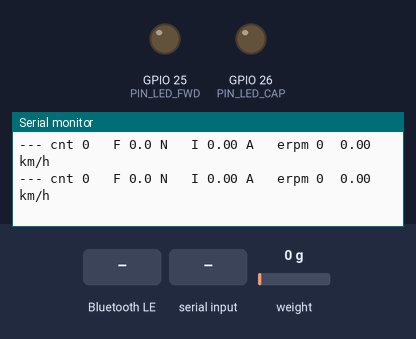
A sketch run on a simulated ESP32. Parts: output pins drawn as LEDs (lit = HIGH), the last lines printed to the serial monitor. Inputs (shaded band) come from the test bench; at power-on: weight on the scale 0 g. EEPROM starts erased; nothing arrives over Bluetooth unless stated; a phone connects over Bluetooth LE 3 s after start.

Above: at 3.6 s.
3.7 s: Bluetooth LE write "." received
At 3.99 s:
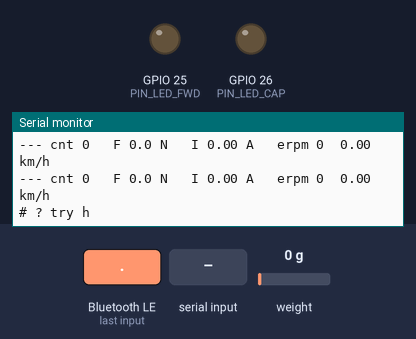
6.7 s: "k\n" received over Serial
At 6.94 s:
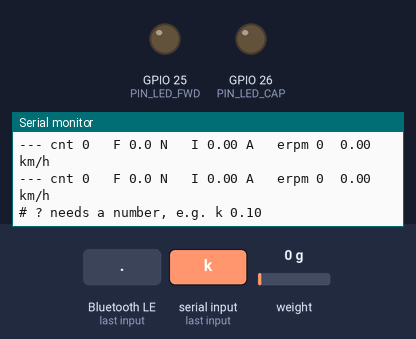
8.2 s: "a 45\n" received over Serial
At 8.42 s:
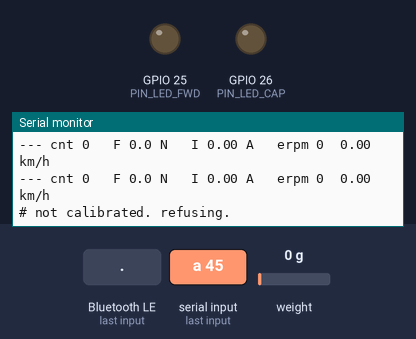
9.7 s: "x90\n" received over Serial
At 9.89 s:
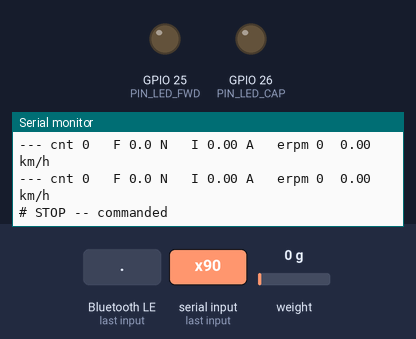

The sketch:

assist_bench_bt.ino
```cpp
/*
  assist_bench_bt.ino  —  assist_bench, plus a phone that can tune it
  ESP32-WROOM-32  +  HX711 + bar load cell  <->  Flipsky Mini V6 MK5 (sensored)
                  +  Bluetooth Low Energy to a phone (field_tuner/index.html)

  WHAT CHANGED FROM assist_bench
  The control law is untouched. Same deadband, gain, rate limit, ceiling,
  same single sendCurrent() path to the motor. What is new:

    1. A BLE serial link (Nordic UART Service) alongside USB. Both feed the
       SAME command parser. USB behaves exactly as before.
    2. The phone has fewer rights than the USB cable:
         phone CAN     k m e b   tunables
                       x         STOP (it can always take power away)
                       t c       tare, calibration -- refused while armed
                       h p       help, report parameters
         phone CANNOT  a         arm. Arming stays at the chair.
    3. Hard bounds on every tunable, enforced in firmware for BOTH links, so
       no slider -- and no typo -- can set something unsafe:
         gain      0.01 .. GAIN_HARD_MAX   A/N
         max amps  0.10 .. I_HARD_CAP      A
         ceiling   200  .. ERPM_HARD_MAX   erpm
         deadband  DEADBAND_MIN .. 20      N
       (assist_bench had no upper bound on the speed ceiling. This does.)
    4. Machine-readable lines to the phone (see PHONE PROTOCOL below).

  A PHONE DISCONNECT CHANGES NOTHING. The chair keeps the last parameters
  and keeps running the law. The phone is a tuning knob, not a safety device.
  The abort is still the ESC power button / E-stop.

  --------------------------------------------------------------------------
  BEFORE YOU UPLOAD -- ALL FIVE  (same as assist_bench)

    [ ] Wheel OFF the bench, secured, free to spin, nothing in its path
    [ ] ESC power button within reach. That is the abort.
    [ ] App to Use = UART
    [ ] Load cell calibrated and SAVED to flash (handle_cal, 's')
    [ ] You have read the runaway note in assist_bench

  Board: "ESP32 Dev Module". If the upload says the sketch is too big, set
  Tools > Partition Scheme > "Huge APP (3MB No OTA)". BLE is large.

  --------------------------------------------------------------------------
  WIRING   unchanged from assist_bench

    HX711   VCC->3V3   GND->GND   DT->D18   SCK->D19
    LEDs    D25 green (push)   D26 yellow (over ceiling)   [optional now]
    ESC     COMM pin 3 -> D16 (RX2)   pin 4 -> D17 (TX2)   pin 6 -> GND

  RADIO NOTE: with BLE on, ADC2 (GPIO 0,2,4,12-15,25-27) cannot be read.
  Nothing here reads an analogue pin, but the lever must go on 32-39.

  SERIAL  115200     BLE name "eAssist"

  COMMANDS (USB, and phone where allowed)
    a           arm                         USB only
    x           STOP -- zero current, disarm
    k <A/N>     gain, amps per newton      (default 0.10)
    m <A>       max current                (default 1.5, hard cap 3.0)
    e <erpm>    speed ceiling              (default 2000 = 4.1 km/h)
    b <N>       deadband in newtons        (default 4.0)
    c <s> <i>   calibration slope/intercept, saved to flash
    t           tare the load cell
    d           toggle the USB live stream  USB only
    p           report parameters
    h           help

  PHONE PROTOCOL  (text lines, '\n' terminated, sent in 20-byte notifications)
    L <iCap> <kMax> <eMax> <bMin>                    hard limits, on connect
    P <k> <m> <e> <b> <calValid 0/1> <slope> <inter> parameters, on connect
                                                     and after every change
    T <armed 0/1> <F N> <I A> <erpm> <ceiling 0/1>   telemetry, 5 Hz
    # <text>                                         human message
  --------------------------------------------------------------------------
*/

#include "HX711.h"
#include <Preferences.h>
#include <BLEDevice.h>
#include <BLEServer.h>
#include <BLEUtils.h>
#include <BLE2902.h>

// ---------------- pins ----------------
const int PIN_DT      = 18;
const int PIN_SCK     = 19;
const int PIN_LED_FWD = 25;
const int PIN_LED_CAP = 26;
const int PIN_RX      = 16;
const int PIN_TX      = 17;

#define VESC Serial2
const long VESC_BAUD = 115200;

const uint8_t COMM_GET_VALUES  = 4;
const uint8_t COMM_SET_CURRENT = 6;

// ---------------- limits ----------------
// Nothing -- USB or phone -- may set a value outside these.
const float I_HARD_CAP    = 3.0f;     // A. nothing may exceed this, ever
const float GAIN_HARD_MAX = 0.50f;    // A/N. 6 N over deadband already hits 3 A
const float ERPM_HARD_MAX = 2900.0f;  // ~6.0 km/h, top of the planned taper
const float DEADBAND_MIN  = 2.0f;     // N. a resting hand must not drive
const float RAMP_A_PER_S  = 4.0f;     // how fast current may change
const unsigned long SEND_MS = 20;     // 50 Hz, well inside the ESC's 1 s timeout
const unsigned long POLL_MS = 200;    // how often we ask for speed

// ---------------- tunables ----------------
float gainAperN   = 0.10f;
float iMax        = 1.5f;
float erpmCeiling = 2000.0f;          // 4.1 km/h on this wheel
float deadbandN   = 4.0f;

// ---------------- state ----------------
HX711 scale;
Preferences prefs;

float calSlope = 0.0f, calIntercept = 0.0f;
bool  calValid = false;
long  zeroOffset = 0;
float smoothed = 0.0f;
const float ALPHA = 0.30f;

bool  armed      = false;
bool  streaming  = true;
float forceN     = 0.0f;
float cmdAmps    = 0.0f;
int32_t lastErpm = 0;
bool  ceilingHit = false;

unsigned long lastSend = 0, lastPoll = 0, lastPrint = 0, lastTele = 0;
uint8_t rxBuf[512];

// ---------------------------------------------------------------- BLE link
// Nordic UART Service: the de-facto "serial over BLE". The phone writes
// command lines to RX and listens for notifications on TX.

#define NUS_SERVICE "6E400001-B5A3-F393-E0A9-E50E24DCCA9E"
#define NUS_RX      "6E400002-B5A3-F393-E0A9-E50E24DCCA9E"   // phone -> chair
#define NUS_TX      "6E400003-B5A3-F393-E0A9-E50E24DCCA9E"   // chair -> phone

enum Source { SRC_USB, SRC_PHONE };

BLEServer         *bleServer = nullptr;
BLECharacteristic *bleTx     = nullptr;
volatile bool bleConnected   = false;
volatile bool bleJustJoined  = false;
volatile bool bleJustLeft    = false;

// Commands arrive on the BLE task. They are queued here and run in loop(),
// so the parser and the motor path only ever run on one thread.
const int CMD_LEN = 64;
struct CmdLine { char s[CMD_LEN]; };
QueueHandle_t bleRxQueue;

// Outgoing bytes wait here and leave in 20-byte notifications, a few ms
// apart, so a burst of text never floods the radio or stalls the loop.
const int TXQ_SIZE = 1024;
char txq[TXQ_SIZE];
int  txHead = 0, txTail = 0;
unsigned long lastNotify = 0;
const unsigned long NOTIFY_GAP_MS = 8;
const int CHUNK = 20;

void bleQueue(const char *s, size_t n) {
  if (!bleConnected) return;
  for (size_t i = 0; i < n; i++) {
    int next = (txHead + 1) % TXQ_SIZE;
    if (next == txTail) return;               // full: drop, never block
    txq[txHead] = s[i]; txHead = next;
  }
}
void bleQueue(const String &s) { bleQueue(s.c_str(), s.length()); }

void blePump() {
  if (!bleConnected || txHead == txTail) return;
  if (millis() - lastNotify < NOTIFY_GAP_MS) return;
  uint8_t chunk[CHUNK]; int n = 0;
  while (n < CHUNK && txTail != txHead) { chunk[n++] = txq[txTail]; txTail = (txTail + 1) % TXQ_SIZE; }
  bleTx->setValue(chunk, n);
  bleTx->notify();
  lastNotify = millis();
}

class ServerCB : public BLEServerCallbacks {
  void onConnect(BLEServer *s)    override { bleConnected = true;  bleJustJoined = true; }
  void onDisconnect(BLEServer *s) override { bleConnected = false; bleJustLeft = true; }
};

class RxCB : public BLECharacteristicCallbacks {
  void onWrite(BLECharacteristic *c) override {
    String v = String(c->getValue().c_str());   // works on core 2.x and 3.x
    int start = 0;
    while (start < (int)v.length()) {
      int nl = v.indexOf('\n', start);
      if (nl < 0) nl = v.length();
      String piece = v.substring(start, nl); piece.trim();
      if (piece.length()) {
        CmdLine L; strncpy(L.s, piece.c_str(), CMD_LEN - 1); L.s[CMD_LEN - 1] = 0;
        xQueueSend(bleRxQueue, &L, 0);         // full queue: drop, never block
      }
      start = nl + 1;
    }
  }
};

void bleBegin() {
  bleRxQueue = xQueueCreate(8, sizeof(CmdLine));
  BLEDevice::init("eAssist");
  bleServer = BLEDevice::createServer();
  bleServer->setCallbacks(new ServerCB());
  BLEService *svc = bleServer->createService(NUS_SERVICE);
  bleTx = svc->createCharacteristic(NUS_TX, BLECharacteristic::PROPERTY_NOTIFY);
  bleTx->addDescriptor(new BLE2902());
  BLECharacteristic *rx = svc->createCharacteristic(
      NUS_RX, BLECharacteristic::PROPERTY_WRITE | BLECharacteristic::PROPERTY_WRITE_NR);
  rx->setCallbacks(new RxCB());
  svc->start();
  BLEAdvertising *adv = BLEDevice::getAdvertising();
  adv->addServiceUUID(NUS_SERVICE);
  adv->setScanResponse(true);
  BLEDevice::startAdvertising();
}

// ---------------------------------------------------------------- output
// say() goes to USB and, if a phone is connected, to the phone as a '#' line.

void say(const String &msg) {
  Serial.print("# "); Serial.println(msg);
  bleQueue("# " + msg + "\n");
}

void sendLimits() {
  char b[64];
  snprintf(b, sizeof b, "L %.2f %.2f %.0f %.1f\n", I_HARD_CAP, GAIN_HARD_MAX, ERPM_HARD_MAX, DEADBAND_MIN);
  bleQueue(b, strlen(b));
}

void sendParams() {
  char b[96];
  snprintf(b, sizeof b, "P %.3f %.2f %.0f %.1f %d %.2f %.1f\n",
           gainAperN, iMax, erpmCeiling, deadbandN, calValid ? 1 : 0, calSlope, calIntercept);
  bleQueue(b, strlen(b));
}

void sendTelemetry() {
  char b[64];
  snprintf(b, sizeof b, "T %d %.1f %.2f %ld %d\n",
           armed ? 1 : 0, forceN, cmdAmps, (long)lastErpm, ceilingHit ? 1 : 0);
  bleQueue(b, strlen(b));
}

// ---------------------------------------------------------------- protocol

uint16_t crc16(const uint8_t *b, unsigned n) {
  uint16_t c = 0;
  for (unsigned i = 0; i < n; i++) {
    c ^= (uint16_t)b[i] << 8;
    for (int k = 0; k < 8; k++)
      c = (c & 0x8000) ? (uint16_t)((c << 1) ^ 0x1021) : (uint16_t)(c << 1);
  }
  return c;
}

void sendPayload(const uint8_t *p, uint8_t n) {
  uint16_t c = crc16(p, n);
  VESC.write((uint8_t)0x02); VESC.write(n); VESC.write(p, n);
  VESC.write((uint8_t)(c >> 8)); VESC.write((uint8_t)(c & 0xFF));
  VESC.write((uint8_t)0x03);
}

// EVERY motion command goes through here. One clamp, one path to the motor.
void sendCurrent(float amps) {
  if (!armed)          amps = 0.0f;
  if (amps > iMax)     amps = iMax;
  if (amps > I_HARD_CAP) amps = I_HARD_CAP;
  if (amps < 0.0f)     amps = 0.0f;        // forward only in this sketch
  int32_t ma = (int32_t)(amps * 1000.0f);
  uint8_t p[5];
  p[0] = COMM_SET_CURRENT;
  p[1] = (ma >> 24) & 0xFF; p[2] = (ma >> 16) & 0xFF;
  p[3] = (ma >>  8) & 0xFF; p[4] =  ma        & 0xFF;
  sendPayload(p, 5);
}

int readPacket(unsigned long ms) {
  unsigned long t0 = millis();
  int st = 0, len = 0, got = 0, need = 1, lgot = 0;
  uint16_t crcRx = 0;
  while (millis() - t0 < ms) {
    if (!VESC.available()) { delay(1); continue; }
    uint8_t c = VESC.read();
    switch (st) {
      case 0: if (c == 0x02) { need = 1; lgot = 0; len = 0; st = 1; }
              else if (c == 0x03) { need = 2; lgot = 0; len = 0; st = 1; }
              break;
      case 1: len = (len << 8) | c;
              if (++lgot >= need) {
                if (len <= 0 || len > (int)sizeof(rxBuf)) { st = 0; break; }
                got = 0; st = 2;
              }
              break;
      case 2: rxBuf[got++] = c; if (got >= len) { crcRx = 0; got = 0; st = 3; } break;
      case 3: crcRx = (crcRx << 8) | c; if (++got >= 2) st = 4; break;
      case 4: if (c == 0x03 && crc16(rxBuf, len) == crcRx) return len; st = 0; break;
    }
  }
  return -1;
}

// Ask the ESC how fast the wheel is turning. Short timeout so the control
// loop never stalls waiting.
void pollSpeed() {
  while (VESC.available()) VESC.read();
  uint8_t id = COMM_GET_VALUES;
  sendPayload(&id, 1);
  int len = readPacket(40);
  if (len < 29) return;
  // skip to rpm: temps(4) currents(16) duty(2) = byte 23
  int i = 23;
  lastErpm = ((int32_t)rxBuf[i] << 24) | ((int32_t)rxBuf[i+1] << 16) |
             ((int32_t)rxBuf[i+2] << 8) | (int32_t)rxBuf[i+3];
}

// ---------------------------------------------------------------- force

void doTare() {
  say("taring, hands off the bar...");
  double sum = 0; long n = 0;
  unsigned long t0 = millis();
  zeroOffset = 0;
  while (millis() - t0 < 2000) if (scale.is_ready()) { sum += scale.read(); n++; }
  if (n) zeroOffset = (long)(sum / n);
  smoothed = 0.0f;
  say("tared.");
}

float countsToNewtons(float counts) {
  if (!calValid || calSlope == 0.0f) return 0.0f;
  return (counts - calIntercept) / calSlope;
}

// ---------------------------------------------------------------- commands

void allStop(const char *why) {
  armed = false; cmdAmps = 0.0f;
  uint8_t p[5] = { COMM_SET_CURRENT, 0, 0, 0, 0 };
  sendPayload(p, 5);
  say(String("STOP -- ") + why);
}

void help() {
  Serial.println("# a arm | x STOP | t tare | d stream | p params | h help");
  Serial.println("# c <slope> <intercept>  set calibration directly");
  Serial.println("# k <A/N> gain | m <A> max | e <erpm> ceiling | b <N> deadband");
  Serial.print("# gain "); Serial.print(gainAperN, 3);
  Serial.print("  max "); Serial.print(iMax, 2);
  Serial.print(" A  ceiling "); Serial.print(erpmCeiling, 0);
  Serial.print(" erpm ("); Serial.print(erpmCeiling / 482.0f, 1);
  Serial.print(" km/h)  deadband "); Serial.print(deadbandN, 1);
  Serial.println(" N");
  Serial.print("# phone: "); Serial.println(bleConnected ? "connected" : "not connected");
  sendParams();
}

// Clamp into [lo, hi] and say so if the request was outside it.
float bounded(const char *name, float v, float lo, float hi) {
  if (v < lo) { say(String(name) + " below floor, set to " + String(lo, 2)); return lo; }
  if (v > hi) { say(String(name) + " above cap, set to "   + String(hi, 2)); return hi; }
  return v;
}

// One parser for both links. 'src' decides what is allowed.
void handleLine(String line, Source src) {
  line.trim();
  if (!line.length()) return;
  bool phone = (src == SRC_PHONE);
  char c = line.charAt(0);
  String arg = line.substring(1); arg.trim();
  float v = arg.toFloat();
  bool hasNum = arg.length() > 0 && (isdigit(arg.charAt(0)) || arg.charAt(0) == '.' || arg.charAt(0) == '-');

  if (c == 'x') { allStop(phone ? "from phone" : "commanded"); sendParams(); return; }

  if (c == 'a') {
    if (phone)          say("arming is physical -- not from the phone.");
    else if (!calValid) say("not calibrated. refusing.");
    else { armed = true; say("ARMED. push the bar. 'x' stops."); }
    return;
  }

  if (c == 't') {
    if (phone && armed) { say("disarm before taring -- a hand on the bar would become zero."); return; }
    doTare(); return;
  }

  if (c == 'c') {
    if (phone && armed) { say("disarm before changing calibration."); return; }
    int sp = arg.indexOf(' ');
    float sl = (sp > 0) ? arg.substring(0, sp).toFloat() : 0.0f;
    float ic = (sp > 0) ? arg.substring(sp + 1).toFloat() : 0.0f;
    if (sl != 0.0f) {
      calSlope = sl; calIntercept = ic; calValid = true;
      prefs.begin("handle", false);
      prefs.putFloat("slope", calSlope);
      prefs.putFloat("inter", calIntercept);
      prefs.putBool("valid", true);
      prefs.end();
      say("calibration set and saved: " + String(calSlope, 2) + " counts/N, intercept " + String(calIntercept, 1));
      sendParams();
    } else {
      say("usage:  c <slope> <intercept>   e.g. c 10980.85 0");
    }
    return;
  }

  if (c == 'd') {
    if (phone) { say("stream toggle is USB only."); return; }
    streaming = !streaming;
    Serial.println(streaming ? "# stream on" : "# stream off");
    return;
  }

  if (c == 'k' || c == 'm' || c == 'e' || c == 'b') {
    if (!hasNum) { say("? needs a number, e.g. k 0.10"); return; }
    if      (c == 'k') gainAperN   = bounded("gain",     v, 0.01f, GAIN_HARD_MAX);
    else if (c == 'm') iMax        = bounded("max amps", v, 0.10f, I_HARD_CAP);
    else if (c == 'e') erpmCeiling = bounded("ceiling",  v, 200.0f, ERPM_HARD_MAX);
    else if (c == 'b') deadbandN   = bounded("deadband", v, DEADBAND_MIN, 20.0f);
    if (phone) {
      say(String("set ") + c + " " + arg);
      sendParams();
    } else help();
    return;
  }

  if (c == 'p') { sendParams(); if (!phone) help(); return; }
  if (c == 'h') { help(); if (phone) say("phone: k m e b x t c p. arming is at the chair."); return; }

  say("? try h");
}

void setup() {
  Serial.begin(115200);
  delay(400);
  pinMode(PIN_LED_FWD, OUTPUT);
  pinMode(PIN_LED_CAP, OUTPUT);
  VESC.begin(VESC_BAUD, SERIAL_8N1, PIN_RX, PIN_TX);

  Serial.println();
  Serial.println("=== assist_bench_bt ===");
  Serial.println("# force in, current out. one direction. disarmed at boot.");

  scale.begin(PIN_DT, PIN_SCK);
  unsigned long t0 = millis();
  while (!scale.is_ready()) {
    if (millis() - t0 > 3000) {
      Serial.println("# HX711 NOT RESPONDING -- check 3V3, GND, D18, D19");
      while (1) delay(1000);
    }
    delay(50);
  }

  prefs.begin("handle", true);
  calSlope     = prefs.getFloat("slope", 0.0f);
  calIntercept = prefs.getFloat("inter", 0.0f);
  calValid     = prefs.getBool("valid", false);
  prefs.end();

  if (!calValid) {
    Serial.println("# NO CALIBRATION IN FLASH. run handle_cal and save it first.");
    Serial.println("# refusing to arm without one -- force would be meaningless.");
    Serial.println("# enter yours directly:   c 10980.85 0");
  } else {
    Serial.print("# calibration: "); Serial.print(calSlope, 1);
    Serial.println(" counts/N");
  }

  doTare();
  bleBegin();                     // after tare, so the radio is not part of zero
  Serial.println("# BLE advertising as \"eAssist\"");
  help();
  Serial.println("# 'a' to arm (USB). push gently.");
}

void loop() {
  // ---- commands: USB ----
  if (Serial.available()) {
    String line = Serial.readStringUntil('\n');
    handleLine(line, SRC_USB);
  }

  // ---- commands: phone ----
  CmdLine L;
  while (xQueueReceive(bleRxQueue, &L, 0) == pdTRUE) handleLine(String(L.s), SRC_PHONE);

  // ---- phone comes and goes ----
  if (bleJustJoined) {
    bleJustJoined = false;
    txHead = txTail = 0;
    lastNotify = millis() + 300;  // give the phone a moment to subscribe
    Serial.println("# phone connected");
    bleQueue("# connected to eAssist\n");
    sendLimits(); sendParams();
  }
  if (bleJustLeft) {
    bleJustLeft = false;
    Serial.println("# phone disconnected -- parameters kept, law unchanged");
    delay(50);
    BLEDevice::startAdvertising();
  }

  // ---- force ----
  if (scale.is_ready()) {
    long raw = scale.read() - zeroOffset;
    smoothed = (1.0f - ALPHA) * smoothed + ALPHA * (float)raw;
    forceN = countsToNewtons(smoothed);
  }

  // ---- speed ----
  if (millis() - lastPoll >= POLL_MS) { lastPoll = millis(); pollSpeed(); }

  // ---- the law, such as it is ----
  float want = 0.0f;
  if (armed) {
    float f = forceN - deadbandN;
    if (f > 0.0f) want = f * gainAperN;
    if (want > iMax) want = iMax;
  }

  ceilingHit = (fabs((float)lastErpm) > erpmCeiling);
  if (ceilingHit) want = 0.0f;         // hard ceiling, no blending yet

  // rate limit, so the wheel is never shoved
  float maxStep = RAMP_A_PER_S * (SEND_MS / 1000.0f);
  if (want > cmdAmps + maxStep) cmdAmps += maxStep;
  else if (want < cmdAmps - maxStep) cmdAmps -= maxStep;
  else cmdAmps = want;

  // ---- send ----
  if (millis() - lastSend >= SEND_MS) {
    lastSend = millis();
    sendCurrent(cmdAmps);
  }

  // ---- lights ----
  int duty = (int)(255.0f * (cmdAmps / (iMax > 0 ? iMax : 1.0f)));
  if (duty > 255) duty = 255;
  if (duty < 0) duty = 0;
  analogWrite(PIN_LED_FWD, armed ? duty : 0);
  digitalWrite(PIN_LED_CAP, ceilingHit ? HIGH : LOW);

  // ---- stream: USB (human) ----
  if (streaming && millis() - lastPrint >= 200) {
    lastPrint = millis();
    Serial.print(armed ? "ARM " : "--- ");
    Serial.print("cnt "); Serial.print((long)smoothed); Serial.print("   ");
    Serial.print("F "); Serial.print(forceN, 1); Serial.print(" N   ");
    Serial.print("I "); Serial.print(cmdAmps, 2); Serial.print(" A   ");
    Serial.print("erpm "); Serial.print(lastErpm);
    Serial.print("  "); Serial.print(lastErpm / 482.0f, 2); Serial.print(" km/h");
    if (ceilingHit) Serial.print("   [CEILING]");
    Serial.println();
  }

  // ---- stream: phone (machine) ----
  if (bleConnected && millis() - lastTele >= 200) { lastTele = millis(); sendTelemetry(); }
  blePump();

  delay(2);
}
```

Measured:
- after the input at 3.7 s, the serial monitor: prints a new line after 0.12 s (image 1)
- after the input at 6.7 s, the serial monitor: prints a new line after 0.07 s (image 2)
- after the input at 8.2 s, the serial monitor: prints a new line at once (image 3)
- after the input at 9.7 s, the serial monitor: prints a new line at once (image 4)
